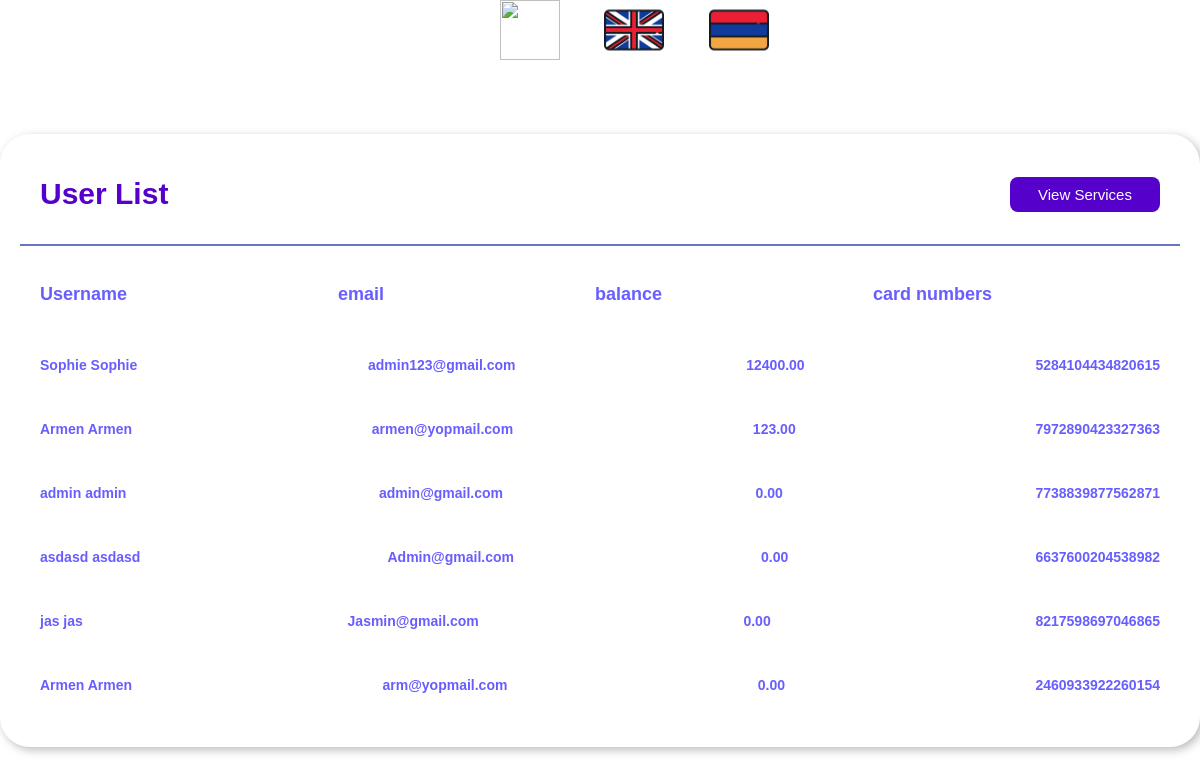
The app's page /en/users, older data.
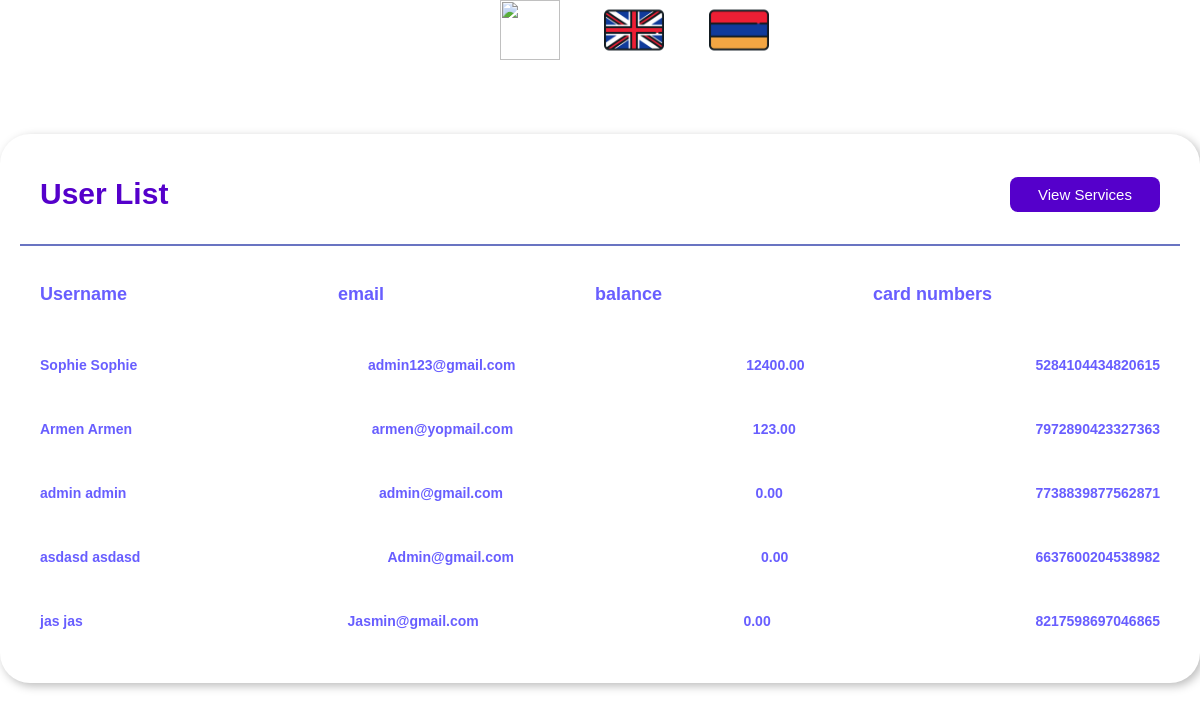
The same page, newer data.
### User/models.py (models this page shows, shortened)
class Profile(models.Model):
    user = models.OneToOneField(User, on_delete=models.CASCADE)
    card_number = models.CharField(max_length=16, default="")
    bank_account = models.IntegerField(default=0)
    card_account = models.IntegerField(default=0)
    balance = models.DecimalField(max_digits=10, decimal_places=2, default=0)
    pin_code = models.IntegerField()
    bank = models.CharField(max_length=40, default="")

class User(AbstractBaseUser, PermissionsMixin):
    email = models.EmailField(unique=True, max_length=40)
    first_name = models.CharField(max_length=40)
    last_name = models.CharField(max_length=40)
    created_at = models.DateTimeField(default=timezone.now)
    is_active = models.BooleanField(default=True)
    is_staff = models.BooleanField(default=False)
    is_superuser = models.BooleanField(default=False)
    objects = CustomUserManager()
    USERNAME_FIELD = 'email'
    REQUIRED_FIELDS = ['first_name', 'last_name']
    class Meta:
        verbose_name = 'User'
        verbose_name_plural = 'Users'

### User/views.py (the view)
class UserList(TemplateView):
    template_name = "profile/worker1.html"
    def get_context_data(self, **kwargs):
        context = super().get_context_data(**kwargs)
        profiles = Profile.objects.all()
        context['profiles'] = profiles
        return context

### templates/profile/worker1.html (shortened to what this page needs)
{% load static %}
{%load i18n %}
<!DOCTYPE html>
<html lang="en">
<head>
    <link rel="stylesheet" href="{% static 'css/main_base.css' %}">
</head>
<body>
<div class="language">
    <a href="#" onclick="changeLanguage('ru')" role="button"><img src ="{% static 'img/russia.png' %}"></a>
   <a href="#" onclick="changeLanguage('en')" role="button"><img src ="{% static 'img/united-kingdom.png' %}"></a>
     <a href="#" onclick="changeLanguage('hy')" role="button"><img src ="{% static 'img/armenia.png' %}"></a>
    </div>
<link rel="stylesheet" href="{% static 'css/worker.css' %}">
<div class="report-container">
                <div class="report-header">
                    <h1 class="recent-Articles">{% trans "User List" %}</h1>
                    <button class="view"><a href="{% url 'service:worker' %}" >{% trans "View Services"%}</a></button>
                </div>
                <div class="report-body">
                    <div class="report-topic-heading">
                        <h3 class="t-op">{% trans "Username" %}</h3>
                        <h3 class="t-op">{%  trans "email" %}</h3>
                        <h3 class="t-op">{% trans "balance" %}</h3>
                        <h3 class="t-op">{% trans "card numbers" %}</h3>
                    </div>
                    {% for profile in profiles %}
                    <div class="items">
                        <div class="item1">
                            <h3 class="t-op-nextlvl">{{ profile.user.first_name }} {{ profile.user.first_name }}</h3>
                            <h3 class="t-op-nextlvl">{{ profile.user.email}}</h3>
                            <h3 class="t-op-nextlvl">{{ profile.balance }}</h3>
                        <h3 class="t-op-nextlvl">{{ profile.card_number }}</h3>
                        </div>
                        {%  endfor %}
                    </div>
                </div>
            </div>

Row changes from the older to the newer data that the page shows:
removed Profile: user.first_name "Armen", user.email "arm@yopmail.com", balance "0.00", card_number "2460933922260154"
